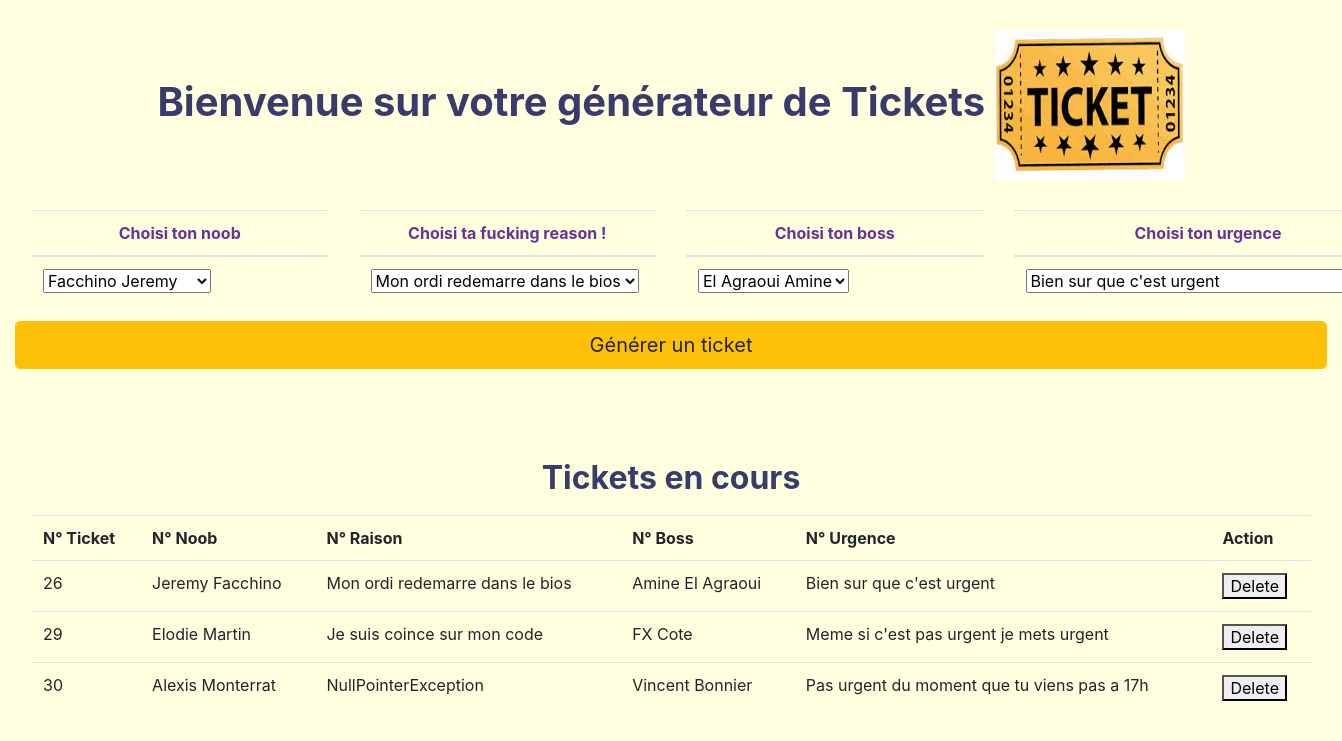
The page /index.php on the database its author committed.
### tables this page shows
CREATE TABLE IF NOT EXISTS `ticket` (
  `id` int(11) NOT NULL AUTO_INCREMENT,
  `idEleve` int(11) NOT NULL,
  `idRaison` int(11) NOT NULL,
  `idFormateur` int(11) NOT NULL,
  `idUrgence` int(11) NOT NULL,
  PRIMARY KEY (`id`),
  KEY `idEleve` (`idEleve`),
  KEY `idRaison` (`idRaison`),
  KEY `idFormateur` (`idFormateur`),
  KEY `idUrgence` (`idUrgence`)
);

CREATE TABLE IF NOT EXISTS `raison` (
  `id` int(11) NOT NULL AUTO_INCREMENT,
  `libelle` varchar(200) NOT NULL,
  PRIMARY KEY (`id`)
);

CREATE TABLE IF NOT EXISTS `urgence` (
  `id` int(11) NOT NULL AUTO_INCREMENT,
  `libelle` varchar(200) NOT NULL,
  PRIMARY KEY (`id`)
);

### controller/controllers.php (called while the page is built, shortened)
<?php
function get() {
$eleves = getAllEleves();
$raisons = getAllRaisons();
$formateurs = getAllFormateurs();
$urgences = getAllUrgences();
$tickets = getAllTickets();
include "tpl/headerView.php";
include "tpl/indexView.php";
include "tpl/footerView.php";
}
?>

### model/model.php (called while the page is built, shortened)
<?php
include "model/eleve.php";
include "model/raison.php";
include "model/formateur.php";
include "model/urgence.php";
include "model/ticket.php";
function createConnection() {
$host = '127.0.0.1';
	$db   = 'generateurticket';
	$user = 'root';
	$pass = '';
	$dsn = "mysql:host=$host;dbname=$db";
	try {
     $pdo = new PDO($dsn, $user, $pass);
	} catch (\PDOException $e) {
     	throw new \PDOException($e->getMessage(), (int)$e->getCode());
   }
   return $pdo;
}
function getAllEleves() {
   $pdo = createConnection();
    $stmt = $pdo->query ('SELECT * FROM eleve');
    $tableauEleves = [];
    while ($row = $stmt->fetch(PDO::FETCH_ASSOC)) {
      $eleve = new Eleve($row["id"], $row["nom"], $row["prenom"]);
      $tableauEleves[] = $eleve;
      }
      return $tableauEleves;
}
function getAllRaisons() {
   $pdo = createConnection();
    $stmt = $pdo->query ('SELECT * FROM raison');
    $tableauRaisons = [];
    while ($row = $stmt->fetch(PDO::FETCH_ASSOC)) {
      $raison = new Raison($row["id"], $row["libelle"]);
      $tableauRaisons[] = $raison;
      }
      return $tableauRaisons;
}
function getAllFormateurs() {
   $pdo = createConnection();
    $stmt = $pdo->query ('SELECT * FROM formateur');
    $tableauFormateurs = [];
    while ($row = $stmt->fetch(PDO::FETCH_ASSOC)) {
      $formateur = new Formateur($row["id"], $row["nom"], $row["prenom"]);
      $tableauFormateurs[] = $formateur;
      }
      return $tableauFormateurs;
}
function getAllUrgences() {
   $pdo = createConnection();
    $stmt = $pdo->query ('SELECT * FROM urgence');
    $tableauUrgences = [];
    while ($row = $stmt->fetch(PDO::FETCH_ASSOC)) {
      $urgence = new Urgence($row["id"], $row["libelle"]);
      $tableauUrgences[] = $urgence;
      }
      return $tableauUrgences;
}
function getAllTickets() {
   $pdo = createConnection();
   $stmt = $pdo->query ('SELECT t.id, e.nom as e_nom, e.prenom as e_prenom, f.nom as f_nom, f.prenom as f_prenom, r.libelle as r_libelle, u.libelle as u_libelle
                       FROM ticket as t
                       INNER JOIN eleve as e ON t.idEleve = e.id
                       INNER JOIN formateur as f ON t.idFormateur = f.id
                       INNER JOIN raison as r ON t.idRaison = r.id
                       INNER JOIN urgence as u ON t.idUrgence = u.id
                       ORDER BY t.id ASC');
       $tableauTickets = [];
       while($row = $stmt->fetch(PDO::FETCH_ASSOC)) {
           $eleve=$row["e_prenom"]." ".$row["e_nom"];
           $formateur=$row["f_prenom"]." ".$row["f_nom"];
       $tickets = new Ticket($row['id'],$eleve, $row["r_libelle"],$formateur, $row["u_libelle"]);
       $tableauTickets[] = $tickets;
   }
       return $tableauTickets;
}
?>

### model/eleve.php (called while the page is built)
<?php
class eleve {
private $id;
private $prenom;
private $nom;
public function __construct ($id, $prenom, $nom) {
	$this -> id = $id;
	$this -> prenom = $prenom;
	$this -> nom = $nom;
}
public function getPrenom () {
	return $this -> prenom;
}
public function getNom () {
	return $this -> nom;
}
public function getId () {
	return $this -> id;
}
}
?>

### model/raison.php (called while the page is built)
<?php
class raison {
private $id;
private $libelle;
public function __construct ($id, $libelle) {
	$this -> id = $id;
	$this -> libelle = $libelle;
}
public function getLibelle () {
	return $this -> libelle;
}
public function getId () {
	return $this -> id;
}
}
?>

### model/formateur.php (called while the page is built)
<?php
class formateur {
private $id;
private $prenom;
private $nom;
public function __construct ($id, $prenom, $nom) {
	$this -> id = $id;
	$this -> prenom = $prenom;
	$this -> nom = $nom;
}
public function getPrenom () {
	return $this -> prenom;
}
public function getNom () {
	return $this -> nom;
}
public function getId () {
	return $this -> id;
}
}
?>

### model/urgence.php (called while the page is built)
<?php
class urgence {
private $id;
private $libelle;
public function __construct ($id, $libelle) {
	$this -> id = $id;
	$this -> libelle = $libelle;
}
public function getLibelle () {
	return $this -> libelle;
}
public function getId () {
	return $this -> id;
}
}
?>

### model/ticket.php (called while the page is built)
<?php
class Ticket {
private $id;
private $idEleve;
private $idRaison;
private $idFormateur;
private $idUrgent;
public function __construct ($id, $idEleve, $idRaison, $idFormateur, $idUrgent) {
	$this -> id = $id;
	$this -> idEleve = $idEleve;
	$this -> idFormateur = $idFormateur;
	$this -> idRaison = $idRaison;
	$this -> idUrgent = $idUrgent;
}
public function getId () {
	return $this -> id;
}
public function getIdEleve() {
	return $this -> idEleve;
}
public function getIdRaison() {
	return $this -> idRaison;
}
public function getIdFormateur() {
	return $this -> idFormateur;
}
public function getIdUrgence() {
	return $this -> idUrgent;
}
}
?>

### tpl/indexView.php (the view, shortened to what this page needs)
<section id="container1" class="container-fluid">
    <form action="index.php/createTicket" method="POST">
        <div class="container">
            <div class="row">
                <div class="col-md-3">
                    <table class="table">
                        <thead>
                            <tr>
                            <th class="text-center" style="color:rebeccapurple">Choisi ton noob</th>
                            </tr>
                        </thead>
                        <tbody>
                            <tr>
                                <td>
                                    <select name='listeEleves'>
                                        <?php foreach ($eleves as $eleve) { ?>
                                            <option value="<?= $eleve->getId() ?>"> <?= $eleve->getPrenom() ?> <?= $eleve->getNom() ?></option>
                                        <?php } ?>
                                    </select>
                                </td>
                            </tr>
                        </tbody>
                    </table>
                </div>
                <div class="col-md-3">
                    <table class="table">
                        <thead>
                            <tr>
                                <th class="text-center" style="color:rebeccapurple">Choisi ta fucking reason !</th>
                            </tr>
                        </thead>
                        <tbody>
                            <tr>
                                <td>
                                    <select name='listeRaisons'>
                                        <?php foreach ($raisons as $raison) { ?>
                                            <option value="<?= $raison->getId() ?>"> <?= $raison->getLibelle() ?></option>
                                        <?php } ?>
                                    </select>
                                </td>
                            </tr>
                        </tbody>
                    </table>
                </div>
                <div class="col-md-3">
                    <table class="table">
                        <thead>
                            <tr>
                            <th class="text-center" style="color:rebeccapurple">Choisi ton boss</th>
                            </tr>
                        </thead>
                        <tbody>
                            <tr>
                                <td>
                                    <select name='listeFormateurs' >
                                        <?php foreach ($formateurs as $formateur) { ?>
                                            <option value="<?= $formateur->getId() ?>"> <?= $formateur->getPrenom() ?> <?= $formateur->getNom() ?></option>
                                        <?php } ?>
                                    </select>
                                </td>
                            </tr>
                        </tbody>
                    </table>
                </div>
                <div class="col-md-3">
                    <table class="table">
                        <thead>
                            <tr>
                            <th class="text-center" style="color:rebeccapurple">Choisi ton urgence</th>
                            </tr>
                        </thead>
                        <tbody>
                            <tr>
                                <td>
                                    <select name='listeUrgences'>
                                        <?php foreach ($urgences as $urgence) { ?>
                                            <option value="<?= $urgence->getId() ?>"> <?= $urgence->getLibelle() ?></option>
                                        <?php } ?>
                                    </select>
                                </td>
                            </tr>
                        </tbody>
                    </table>
                </div>
            </div>
        </div>
        <div><button type="submit" class="btn btn-warning btn-lg btn-block">Générer un
                ticket</button></div>
    </form>
</section>
<section id="container1" class="container-fluid">
    <div class="container-fluid">
        <div class="row">
            <div class="col-md-12">
                <h2 class="text-center">Tickets en cours</h2>
            </div>
        </div>
        <div class="container">
            <div class="row">
                <div class="col-md-12">
                    <table class="table">
                        <tr>
                            <th>N° Ticket </th>
                            <th> N° Noob </th>
                            <th> N° Raison </th>
                            <th> N° Boss </th>
                            <th> N° Urgence </th>
                            <th> Action </th>
                        </tr>
                        <?php
                        foreach ($tickets as $ticket) {
                            ?>
                            <tr>
                                <td> <?= $ticket->getId() ?> </td>
                                <td> <?= $ticket->getIdEleve() ?> </td>
                                <td> <?= $ticket->getIdRaison() ?> </td>
                                <td> <?= $ticket->getIdFormateur() ?> </td>
                                <td> <?= $ticket->getIdUrgence() ?> </td>
                                <td><a href="index.php/delete?id=<?= $ticket->getId() ?>"> <button> Delete </button> </a> </td>
                            </tr>
                        <?php } ?>
                    </table>
                </div>
            </div>
        </div>
    </div>
</section>

### index.php
<?php
require "model/model.php";
require "controller/controllers.php";
$uri = parse_url($_SERVER['REQUEST_URI'], PHP_URL_PATH);
if ( $uri === '/geneTicket/index.php') {
   get();
} elseif ($uri === '/geneTicket/index.php/createTicket') {
   createTicket();
} elseif($uri === '/geneTicket/index.php/delete' && isset($_GET['id'])) {
   deleteTicket($_GET['id']);
} else {
   header('HTTP/1.1 404 Not Found');
   echo '<html><body><h1>Page Not Found</h1></body></html>';
}

### tpl/headerView.php (shortened to what this page needs)
<html lang="fr">
<head>
    <link rel="stylesheet" href="https://stackpath.bootstrapcdn.com/bootstrap/4.3.1/css/bootstrap.min.css">
    <link rel="stylesheet" href="/geneTicket/style.css">
</head>
<body>
    <div class="col-md-12">
        <h1 class="text-center">Bienvenue sur votre générateur de Tickets <img src="/geneTicket/tpl/images/tickets.jpg" height="150" width="190"></h1>
    </div>

### tpl/footerView.php (shortened to what this page needs)
</body>
</html>

### style.css (style rules this page uses)
.container-fluid { width: 100%; margin-top: 20px; margin-bottom: 60px; }
h1, h2 { color: rgb(58, 59, 109); padding-top: 30px; padding-bottom: 10px; font-weight: bold; }
body { background: lightyellow; }
.row { margin-right:-100px; margin-left:-100px; }

### rows shown on the page
ticket: id "26", IdEleve "Jeremy Facchino", idRaison.libelle "Mon ordi redemarre dans le bios", IdFormateur "Amine El Agraoui", idUrgence.libelle "Bien sur que c'est urgent"
ticket: id "29", IdEleve "Elodie Martin", idRaison.libelle "Je suis coince sur mon code", IdFormateur "FX Cote", idUrgence.libelle "Meme si c'est pas urgent je mets urgent"
ticket: id "30", IdEleve "Alexis Monterrat", idRaison.libelle "NullPointerException", IdFormateur "Vincent Bonnier", idUrgence.libelle "Pas urgent du moment que tu viens pas a 17h"

### other values the page prints
form field listeEleves "Facchino Jeremy"
form field listeRaisons "Mon ordi redemarre dans le bios"
form field listeFormateurs "El Agraoui Amine"
form field listeUrgences "Bien sur que c'est urgent"
